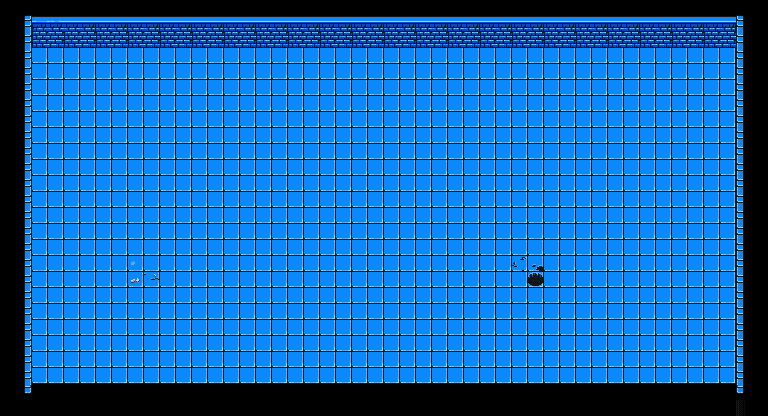

The image is a tile-based game level rendered from a .tmx file. Its description and complete source (layers, tilesets, objects, tile grids) follow:
An orthogonal 24x13 tile map with 32x32 px tiles, 2 tile layers (Tile Layer 1, AbovePlayer) and 11 objects.

<map version="1.10" tiledversion="1.11.2" orientation="orthogonal" renderorder="right-down" width="24" height="13" tilewidth="32" tileheight="32" infinite="0" nextlayerid="3" nextobjectid="1">
 <tileset firstgid="1" name="Dungeon_Crawler_Tileset" tilewidth="32" tileheight="32" tilecount="100" columns="10">
  <image source="../../tiles/Dungeon_Tile_Set.png" width="320" height="320" />
  <tile id="10">
   <objectgroup draworder="index" id="2">
    <object id="1" x="24" y="0" width="8" height="32" />
   </objectgroup>
  </tile>
  <tile id="11">
   <objectgroup draworder="index" id="2">
    <object id="1" x="0" y="0.0852765" width="32.1492" height="15.8614" />
    <object id="2" x="0" y="0" width="32" height="16" />
   </objectgroup>
  </tile>
  <tile id="12">
   <objectgroup draworder="index" id="2">
    <object id="1" x="0" y="0" width="32" height="15.8182" />
   </objectgroup>
  </tile>
  <tile id="13">
   <objectgroup draworder="index" id="2">
    <object id="1" x="0" y="0" width="8" height="32" />
   </objectgroup>
  </tile>
  <tile id="20">
   <objectgroup draworder="index" id="2">
    <object id="1" x="24" y="0" width="8" height="32" />
   </objectgroup>
  </tile>
  <tile id="23">
   <objectgroup draworder="index" id="2">
    <object id="1" x="0" y="0" width="8" height="32" />
   </objectgroup>
  </tile>
  <tile id="30">
   <objectgroup draworder="index" id="2">
    <object id="1" x="24" y="0" width="8" height="10" />
   </objectgroup>
  </tile>
  <tile id="33">
   <objectgroup draworder="index" id="2">
    <object id="1" x="0" y="0" width="8" height="10.1818" />
   </objectgroup>
  </tile>
  <tile id="61">
   <objectgroup draworder="index" id="2">
    <object id="1" x="16" y="0" width="8" height="32" />
   </objectgroup>
  </tile>
  <tile id="62">
   <objectgroup draworder="index" id="2">
    <object id="1" x="24" y="0" width="8" height="32" />
   </objectgroup>
  </tile>
 </tileset>
 <layer id="1" name="Tile Layer 1" width="24" height="13">
  <data encoding="csv">
1,2,3,3,3,3,3,3,3,3,3,3,3,3,3,3,3,3,3,3,3,3,3,4,
11,12,12,12,12,12,12,12,12,12,12,12,12,12,12,12,12,12,12,12,12,12,12,14,
11,22,22,22,22,22,22,22,22,22,22,22,22,22,22,22,22,22,22,22,22,22,22,14,
11,22,22,22,22,22,22,22,22,22,22,22,22,22,22,22,22,22,22,22,22,22,22,14,
11,22,22,22,22,22,22,22,22,22,22,22,22,22,22,22,22,22,22,22,22,22,22,14,
11,22,22,22,22,22,22,22,22,22,22,22,22,22,22,22,22,22,22,22,22,22,22,14,
11,22,22,22,22,22,22,22,22,22,22,22,22,22,22,22,22,22,22,22,22,22,23,14,
11,22,22,22,22,22,22,22,22,22,22,22,22,22,22,22,22,22,22,22,22,22,23,14,
11,22,22,22,15,22,22,22,22,22,22,22,22,22,22,22,16,22,22,22,22,22,23,14,
11,22,22,22,22,22,22,22,22,22,22,22,22,22,22,22,22,22,22,22,22,22,22,14,
11,22,22,22,22,22,22,22,22,22,22,22,22,22,22,22,22,22,22,22,22,22,22,14,
11,22,22,22,22,22,22,22,22,22,22,22,22,22,22,22,22,22,22,22,22,22,22,14,
31,0,0,0,0,0,0,0,0,0,0,0,0,0,0,0,0,0,0,0,0,0,0,34
</data>
 </layer>
 <layer id="2" name="AbovePlayer" width="24" height="13">
  <data encoding="csv">
0,0,0,0,0,0,0,0,0,0,0,0,0,0,0,0,0,0,0,0,0,0,0,0,
0,0,0,0,0,0,0,0,0,0,0,0,0,0,0,0,0,0,0,0,0,0,0,0,
0,0,0,0,0,0,0,0,0,0,0,0,0,0,0,0,0,0,0,0,0,0,0,0,
0,0,0,0,0,0,0,0,0,0,0,0,0,0,0,0,0,0,0,0,0,0,0,0,
0,0,0,0,0,0,0,0,0,0,0,0,0,0,0,0,0,0,0,0,0,0,0,0,
0,0,0,0,0,0,0,0,0,0,0,0,0,0,0,0,0,0,0,0,0,0,0,0,
0,0,0,0,0,0,0,0,0,0,0,0,0,0,0,0,0,0,0,0,0,0,0,0,
0,0,0,0,0,0,0,0,0,0,0,0,0,0,0,0,0,0,0,0,0,0,0,0,
0,0,0,0,0,0,0,0,0,0,0,0,0,0,0,0,0,0,0,0,0,0,0,0,
0,0,0,0,0,0,0,0,0,0,0,0,0,0,0,0,0,0,0,0,0,0,0,0,
0,0,0,0,0,0,0,0,0,0,0,0,0,0,0,0,0,0,0,0,0,0,0,0,
0,0,0,0,0,0,0,0,0,0,0,0,0,0,0,0,0,0,0,0,0,0,0,0,
0,0,0,0,0,0,0,0,0,0,0,0,0,0,0,0,0,0,0,0,0,0,0,0
</data>
 </layer>
</map>
